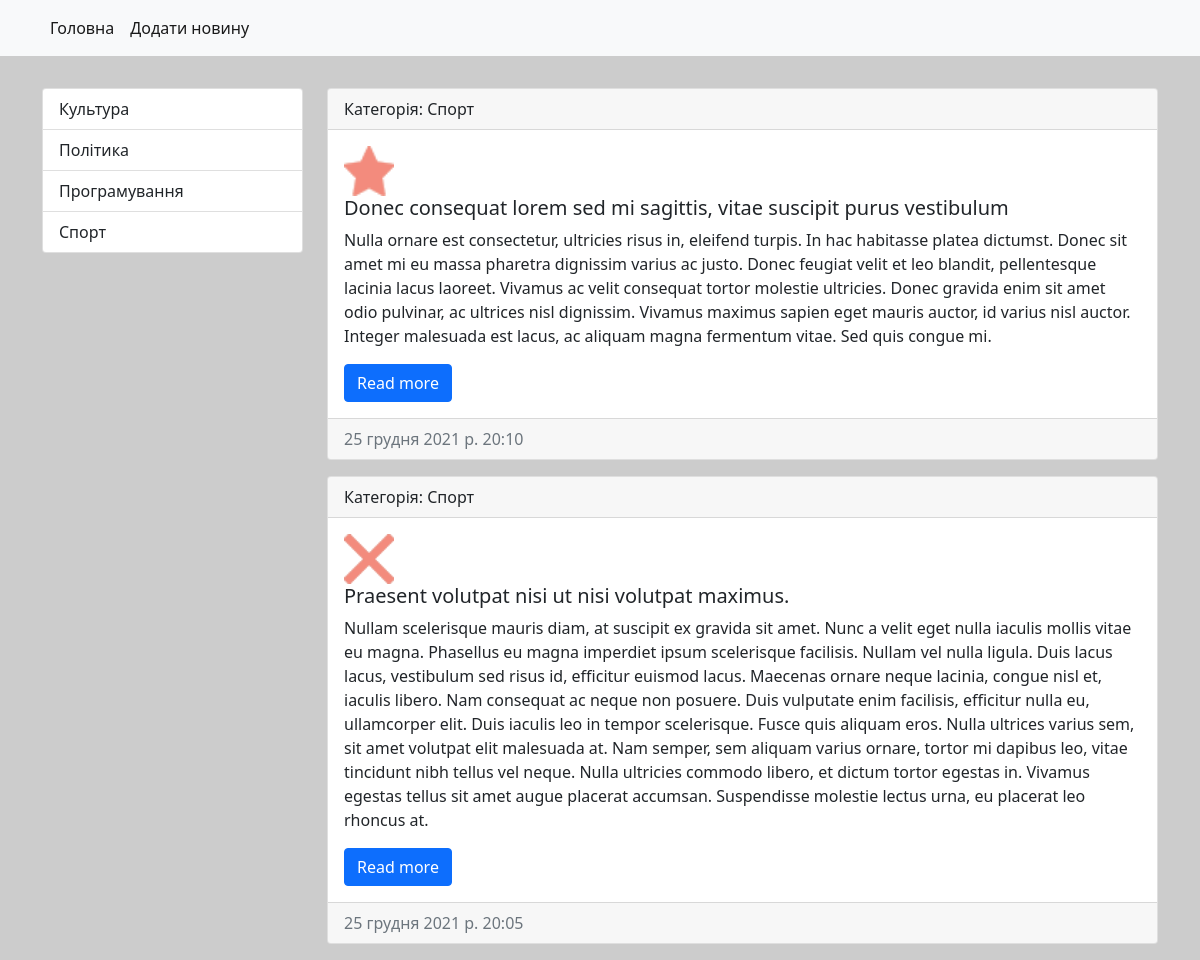
The app's page /category/2/ with its own data.
### news/models.py (models this page shows, shortened)
class Category(models.Model):
    title = models.CharField(max_length=150, db_index=True, verbose_name='Назва категорії')
    description = models.TextField(max_length=500, blank=True, verbose_name='Опис')
    def get_absolute_url(self):
        return reverse("category", kwargs={"category_id": self.pk})
    def __str__(self):
        return self.title
    class Meta:
        verbose_name = 'Категорія'
        verbose_name_plural = 'Категорії'
        ordering = ['title']

class News(models.Model):
    title = models.CharField(max_length=120, verbose_name='Назва')
    content = models.TextField(blank=True, verbose_name='Контент')
    created_at = models.DateTimeField(auto_now_add=True, verbose_name='Створено')
    update_at = models.DateTimeField(auto_now=True, verbose_name='Оновлено')
    photo = models.ImageField(upload_to='photos/%Y/%m/%d/', verbose_name='Фото', blank=True)
    is_published = models.BooleanField(default=True, verbose_name='Опубліковано')
    category = models.ForeignKey('Category', on_delete=models.PROTECT, null=True, verbose_name='Категорія')
    def get_absolute_url(self):
        return reverse("news_item", kwargs={"pk": self.pk})
    class Meta:
        verbose_name = 'Новина'
        verbose_name_plural = 'Новини'
        ordering = ['-created_at']

### news/views.py (the view)
# urls.py: path('category/<int:category_id>/', NewsByCategory.as_view(), name="category"),
class NewsByCategory(ListView):
    model = News
    template_name = 'news/category.html'
    context_object_name = 'news'
    allow_empty = False
    def get_context_data(self, *, object_list=None, **kwargs):
        context = super().get_context_data(**kwargs)
        context['title'] = Category.objects.get(pk=self.kwargs['category_id'])
        return context
    def get_queryset(self):
        return News.objects.filter(category_id=self.kwargs['category_id'], is_published=True)

### news/templatetags/news_tags.py (called while the page is built)
@register.simple_tag
def get_categories():
    return Category.objects.all()

### news/templates/news/category.html (shortened to what this page needs)
{% extends 'base.html' %}
{% block sidebar %}
{% include 'inc/_sidebar.html' %}
{% endblock %}
{% block content %}
{% for item in news %}
<div class="card mt-3 mb-3">
    <div class="card-header">
        Категорія: {{item.category}}
    </div>
    <div class="card-body">
        <div class="media">
            {% if item.photo %}
            <img src='{{item.photo.url}}' class="card-img-top" alt="..." style="width: 50px">
            {% endif %}
            <div class="media-body">
                <h5 class="card-title">{{item.title}}</h5>
                <p class="card-text">{{item.content}}</p>
                <a href='{{ item.get_absolute_url }}' class="btn btn-primary">Read more</a>
            </div>
        </div>
    </div>
    <div class="card-footer text-muted">
        {{item.created_at}}
    </div>
</div>
{% endfor %}
{% endblock %}

### templates/base.html (shortened to what this page needs)
{% load static %}
<!doctype html>
<html lang="en">
<head>
    <link href="https://cdn.jsdelivr.net/npm/bootstrap@5.1.3/dist/css/bootstrap.min.css" rel="stylesheet"
>
<link rel="stylesheet" href="{% static 'style.css' %}">
</head>
<body>
{% include 'inc/_nav.html' %}
<div class="container mt-3">
    <div class="row">
        <div class="col-md-3 mt-3">
            {% block sidebar %}{% endblock %}
        </div>
        <div class="col-md-9">
            {% block content %}{% endblock %}
        </div>
    </div>
</div>
</body>
</html>

### templates/inc/_nav.html
<nav class="navbar navbar-expand-lg navbar-light bg-light">
  <div class="container">
    <div class="collapse navbar-collapse" id="navbarSupportedContent">
      <ul class="navbar-nav me-auto mb-2 mb-lg-0">
        <li class="nav-item">
          <a class="nav-link active" aria-current="page" href="{% url 'home' %}">Головна</a>
        </li>
       <li class="nav-item">
          <a class="nav-link active" aria-current="page" href="{% url 'add-news' %}">Додати новину</a>
        </li>
      </ul>
    </div>
  </div>
</nav>

### templates/inc/_sidebar.html
{% load news_tags %}
<div class="list-group">
    {% get_categories as categories %}
    {% for link in categories %}
    <a href="{{ link.get_absolute_url }}" class="list-group-item list-group-item-action " aria-current="true">
        {{link.title}}
    </a>
    {% endfor %}
</div>

### mysite/static/style.css (style rules this page uses)
body { background: #ccc; }

### records on screen
Category: title "Культура"
Category: title "Політика"
Category: title "Програмування"
Category: title "Спорт"
News: category "Спорт", photo (picture), title "Donec consequat lorem sed mi sagittis, vitae suscipit purus vestibulum", content "Nulla ornare est consectetur, ultricies risus in, eleifend turpis. In hac habitasse platea dictumst. Donec sit amet mi eu massa pharetra dignissim varius ac justo. Donec feugiat velit et leo blandit, pellentesque lacinia lacus laoreet. Vivamus ac velit consequat tortor molestie ultricies. Donec gravida enim sit amet odio pulvinar, ac ultrices nisl dignissim. Vivamus maximus sapien eget mauris auctor, id varius nisl auctor. Integer malesuada est lacus, ac aliquam magna fermentum vitae. Sed quis congue mi.", created_at "25 грудня 2021 р. 20:10"
News: category "Спорт", photo (picture), title "Praesent volutpat nisi ut nisi volutpat maximus.", content "Nullam scelerisque mauris diam, at suscipit ex gravida sit amet. Nunc a velit eget nulla iaculis mollis vitae eu magna. Phasellus eu magna imperdiet ipsum scelerisque facilisis. Nullam vel nulla ligula. Duis lacus lacus, vestibulum sed risus id, efficitur euismod lacus. Maecenas ornare neque lacinia, congue nisl et, iaculis libero. Nam consequat ac neque non posuere. Duis vulputate enim facilisis, efficitur nulla eu, ullamcorper elit. Duis iaculis leo in tempor scelerisque. Fusce quis aliquam eros. Nulla ultrices varius sem, sit amet volutpat elit malesuada at. Nam semper, sem aliquam varius ornare, tortor mi dapibus leo, vitae tincidunt nibh tellus vel neque. Nulla ultricies commodo…", created_at "25 грудня 2021 р. 20:05"
